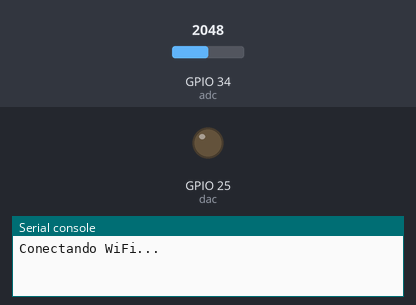
Recording of a program running on a simulated ESP32 board running MicroPython. On the bench: output pins drawn as LEDs (lit = HIGH), the last lines printed to the serial console. The inputs (shaded band) are chosen by the test bench; at power-on: GPIO 34 (adc) = 2048 (analog values on the 0–4095 scale). WiFi joins after 1.5 s; one TCP client connects 1 s after the port opens and stays connected; the interpreter's speed is modelled, so counts of loop turns are approximate; values from a settings file that is not in the repository are placeholders.

Above: at 0.1 s.
At 2.6 s:
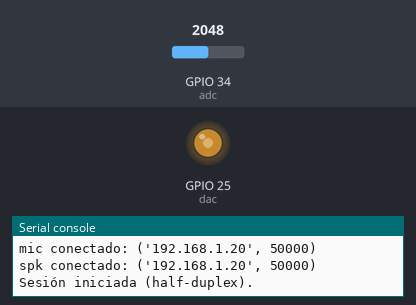
Timing chart, 0 to 4.1 s (numbered marks = the images above):
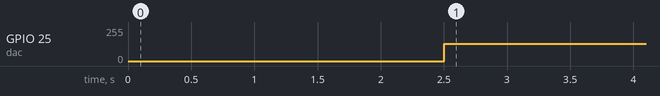

The program:

audio_server_esp32_streaming.py
```python
# audio_server_esp32_streaming.py
# Servidor TCP HALF-DUPLEX para Creeper VoiceChat.
# Guardar en el ESP32 como main.py y ejecutar.
#
# Diseño: state machine sin timer ISR (los ISRs de MicroPython no sostienen
# 8 kHz por la sobrecarga de Python — el original con busy-wait sí funciona).
#
#   LISTEN -> muestrea ADC con busy-wait a 8 kHz, envía chunks de mic al laptop,
#             y periódicamente revisa si llegó un header del speaker.
#   PLAY   -> al recibir un header con longitud > 0, lee del socket en chunks
#             y los escupe al DAC con busy-wait a 8 kHz. Mic apagado.
#   Vuelve a LISTEN cuando termina el playback.
#
# Protocolo (sin cambios respecto a antes):
#   PORT_MIC (ESP32 -> laptop): stream continuo uint8 8 kHz, sin headers.
#   PORT_SPK (laptop -> ESP32): | 4 bytes BE length | N bytes payload |
#       length == 0  o 0xFFFFFFFE -> ignorar (keepalive / no-op)
#       length == 0xFFFFFFFF       -> ignorar (STOP, no se usa en half-duplex)
#       length >  0 normal         -> body de audio uint8

import micropython
from micropython import const
from machine import ADC, DAC, Pin
import network, usocket, ustruct, utime, gc
from config import SSID, PASSWORD


# ── Configuración ──────────────────────────────────────────────
PORT_MIC    = 5005
PORT_SPK    = 5006
SAMPLE_RATE = 8000

_INTERVAL_US = const(125)        # 1_000_000 // 8000

_MIC_CHUNK   = const(256)        # bytes por paquete TCP de mic (32 ms)
_SPK_RECV    = const(1024)       # bytes que pedimos al socket en cada refill
_SPK_CHECK_EVERY = const(32)     # samples entre cada peek del socket spk

EAGAIN = 11

micropython.alloc_emergency_exception_buf(100)


# ── Hardware ───────────────────────────────────────────────────
adc = ADC(Pin(34))
adc.atten(ADC.ATTN_11DB)
adc.width(ADC.WIDTH_12BIT)
dac = DAC(Pin(25))

# Cachés (acceso a local es ~3x más rápido que atributo)
_adc_read   = adc.read
_dac_write  = dac.write
_ticks_us   = utime.ticks_us
_ticks_diff = utime.ticks_diff


# ── WiFi ───────────────────────────────────────────────────────
def wifi_connect():
    wlan = network.WLAN(network.STA_IF)
    wlan.active(True)
    if not wlan.isconnected():
        print('Conectando WiFi...')
        wlan.connect(SSID, PASSWORD)
        for _ in range(30):
            if wlan.isconnected():
                break
            utime.sleep(0.5)
            print('.', end='')
    if not wlan.isconnected():
        raise RuntimeError('Sin WiFi')
    ip = wlan.ifconfig()[0]
    print('\nIP del ESP32:', ip)
    return ip


# ── Modo LISTEN: muestrea mic + revisa header del speaker ──────
# Devuelve la longitud del próximo mensaje de audio (> 0) cuando llega.
# Si llega un código de control, simplemente sigue escuchando.
# (Sin @micropython.native: el busy-wait domina el timing y native tiene
#  quirks con excepciones; el firmware original también funcionaba sin él.)
def listen_mode(conn_mic, conn_spk, mic_buf, header_buf, header_state):
    pos = 0
    chk = 0

    while True:
        t0 = _ticks_us()

        # === sample mic ===
        mic_buf[pos] = _adc_read() >> 4
        pos += 1
        if pos >= _MIC_CHUNK:
            try:
                conn_mic.send(mic_buf)
            except OSError as e:
                if not (e.args and e.args[0] == EAGAIN):
                    raise e
            pos = 0

        # === cada N samples, ver si llegó algo del speaker ===
        chk += 1
        if chk >= _SPK_CHECK_EVERY:
            chk = 0
            try:
                hp = header_state[0]
                got = conn_spk.recv(4 - hp)
                if got:
                    n = len(got)
                    for i in range(n):
                        header_buf[hp + i] = got[i]
                    hp += n
                    header_state[0] = hp
                    if hp >= 4:
                        tam = ustruct.unpack('>I', header_buf)[0]
                        header_state[0] = 0
                        # códigos de control: ignorar y seguir escuchando
                        if tam > 0 and tam != 0xFFFFFFFF and tam != 0xFFFFFFFE:
                            return tam
            except OSError as e:
                if not (e.args and e.args[0] == EAGAIN):
                    raise e

        # busy-wait al siguiente sample (timing exacto)
        while _ticks_diff(_ticks_us(), t0) < _INTERVAL_US:
            pass


# ── Modo PLAY: drena 'total' bytes del socket y los toca al DAC ─
# Lee en chunks de _SPK_RECV en un buffer pre-asignado.
# El mic NO se muestrea: damos todo el CPU al DAC.
def play_mode(conn_spk, total, recv_buf):
    received = 0
    play_pos = 0
    play_len = 0

    # Para esta función necesitamos lecturas confiables — bloqueante con timeout
    conn_spk.setblocking(True)
    conn_spk.settimeout(3.0)
    mv = memoryview(recv_buf)

    try:
        while received < total or play_pos < play_len:
            # refill si nos quedamos sin samples y aún quedan por venir
            if play_pos >= play_len:
                if received >= total:
                    break
                want = total - received
                if want > _SPK_RECV:
                    want = _SPK_RECV
                n = conn_spk.readinto(mv, want)
                if not n:
                    return  # conexión cerrada
                received += n
                play_len = n
                play_pos = 0

            t0 = _ticks_us()
            _dac_write(recv_buf[play_pos])
            play_pos += 1
            # busy-wait estricto: 125 µs por sample SIEMPRE
            while _ticks_diff(_ticks_us(), t0) < _INTERVAL_US:
                pass
    finally:
        conn_spk.setblocking(False)
        _dac_write(128)   # silencio al terminar


# ── Main ───────────────────────────────────────────────────────
def main():
    wifi_connect()

    srv_mic = usocket.socket(usocket.AF_INET, usocket.SOCK_STREAM)
    srv_mic.setsockopt(usocket.SOL_SOCKET, usocket.SO_REUSEADDR, 1)
    srv_mic.bind(('', PORT_MIC))
    srv_mic.listen(1)

    srv_spk = usocket.socket(usocket.AF_INET, usocket.SOCK_STREAM)
    srv_spk.setsockopt(usocket.SOL_SOCKET, usocket.SO_REUSEADDR, 1)
    srv_spk.bind(('', PORT_SPK))
    srv_spk.listen(1)

    print('ESP32 listo. Puertos:', PORT_MIC, '(mic)', PORT_SPK, '(spk)')

    # Buffers pre-asignados (no allocar en el hot loop)
    mic_buf      = bytearray(_MIC_CHUNK)
    recv_buf     = bytearray(_SPK_RECV)
    header_buf   = bytearray(4)
    header_state = bytearray(1)   # [pos]

    while True:
        try:
            print('Esperando laptop...')
            conn_mic, addr_m = srv_mic.accept()
            print('mic conectado:', addr_m)
            conn_spk, addr_s = srv_spk.accept()
            print('spk conectado:', addr_s)

            # mic socket: bloqueante con timeout (el send debe poder ceder)
            conn_mic.setblocking(True)
            conn_mic.settimeout(1.0)
            # spk socket: no-bloqueante para el peek de headers en listen
            conn_spk.setblocking(False)

            header_state[0] = 0
            dac.write(128)
            gc.collect()
            print('Sesión iniciada (half-duplex).')

            while True:
                tam = listen_mode(conn_mic, conn_spk, mic_buf, header_buf, header_state)
                # llegó un body de audio: tocarlo
                play_mode(conn_spk, tam, recv_buf)
                # vuelve a LISTEN automáticamente

        except OSError as e:
            print('Sesión cerrada:', e)
        except Exception as e:
            print('Error:', e)
        finally:
            try:
                conn_mic.close()
            except Exception:
                pass
            try:
                conn_spk.close()
            except Exception:
                pass
            dac.write(128)
            gc.collect()


main()
```

Measured:
- by itself, GPIO 25 (dac): 0/255 → 128/255 at 2.5 s
